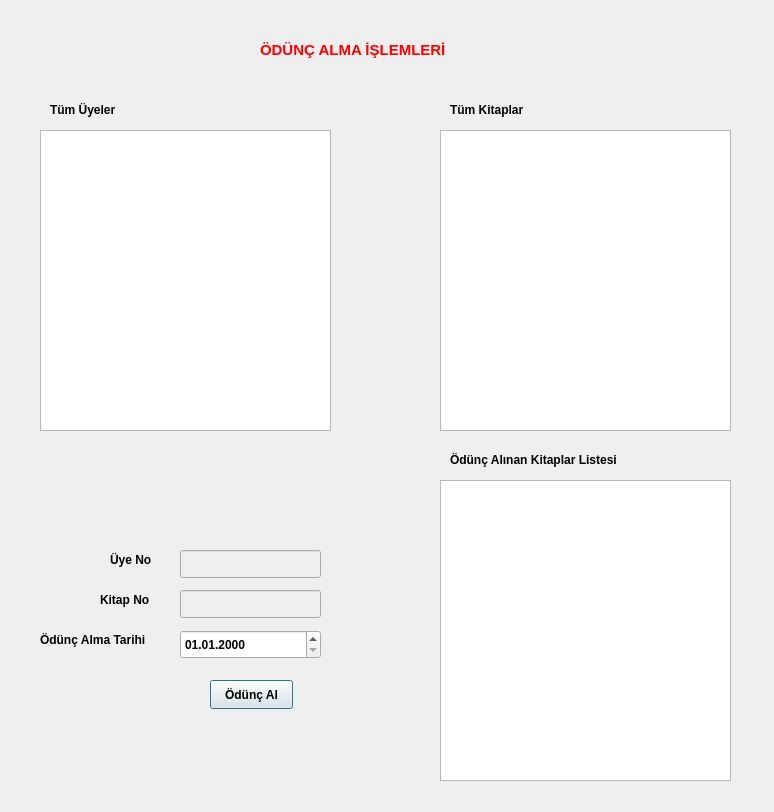
<?xml version="1.0" encoding="UTF-8"?>
<ui version="4.0">
 <class>oduncalma</class>
 <widget class="QDialog" name="oduncalma">
  <property name="geometry">
   <rect>
    <x>0</x>
    <y>0</y>
    <width>774</width>
    <height>812</height>
   </rect>
  </property>
  <property name="windowTitle">
   <string>Dialog</string>
  </property>
  <widget class="QTableView" name="tum_uyeler_tableView">
   <property name="geometry">
    <rect>
     <x>40</x>
     <y>130</y>
     <width>291</width>
     <height>301</height>
    </rect>
   </property>
  </widget>
  <widget class="QTableView" name="odunc_alinan_tableView_2">
   <property name="geometry">
    <rect>
     <x>440</x>
     <y>480</y>
     <width>291</width>
     <height>301</height>
    </rect>
   </property>
  </widget>
  <widget class="QTableView" name="tum_kitaplar_tableView_3">
   <property name="geometry">
    <rect>
     <x>440</x>
     <y>130</y>
     <width>291</width>
     <height>301</height>
    </rect>
   </property>
  </widget>
  <widget class="QLabel" name="label">
   <property name="geometry">
    <rect>
     <x>50</x>
     <y>100</y>
     <width>161</width>
     <height>20</height>
    </rect>
   </property>
   <property name="font">
    <font>
     <bold>true</bold>
    </font>
   </property>
   <property name="text">
    <string>Tüm Üyeler</string>
   </property>
  </widget>
  <widget class="QLabel" name="label_2">
   <property name="geometry">
    <rect>
     <x>450</x>
     <y>100</y>
     <width>121</width>
     <height>20</height>
    </rect>
   </property>
   <property name="font">
    <font>
     <bold>true</bold>
    </font>
   </property>
   <property name="text">
    <string>Tüm Kitaplar</string>
   </property>
  </widget>
  <widget class="QLabel" name="label_3">
   <property name="geometry">
    <rect>
     <x>450</x>
     <y>450</y>
     <width>251</width>
     <height>20</height>
    </rect>
   </property>
   <property name="font">
    <font>
     <bold>true</bold>
    </font>
   </property>
   <property name="text">
    <string>Ödünç Alınan Kitaplar Listesi</string>
   </property>
  </widget>
  <widget class="QDateEdit" name="odunc_tarih_dateEdit">
   <property name="geometry">
    <rect>
     <x>180</x>
     <y>630</y>
     <width>141</width>
     <height>29</height>
    </rect>
   </property>
   <property name="font">
    <font>
     <bold>true</bold>
    </font>
   </property>
   <property name="displayFormat">
    <string>dd.MM.yyyy</string>
   </property>
  </widget>
  <widget class="QLineEdit" name="kitap_no_lineEdit">
   <property name="enabled">
    <bool>false</bool>
   </property>
   <property name="geometry">
    <rect>
     <x>180</x>
     <y>590</y>
     <width>141</width>
     <height>28</height>
    </rect>
   </property>
   <property name="font">
    <font>
     <bold>true</bold>
    </font>
   </property>
  </widget>
  <widget class="QLineEdit" name="uye_no_lineEdit_2">
   <property name="enabled">
    <bool>false</bool>
   </property>
   <property name="geometry">
    <rect>
     <x>180</x>
     <y>550</y>
     <width>141</width>
     <height>28</height>
    </rect>
   </property>
   <property name="font">
    <font>
     <bold>true</bold>
    </font>
   </property>
  </widget>
  <widget class="QLabel" name="label_4">
   <property name="geometry">
    <rect>
     <x>110</x>
     <y>550</y>
     <width>63</width>
     <height>20</height>
    </rect>
   </property>
   <property name="font">
    <font>
     <bold>true</bold>
    </font>
   </property>
   <property name="text">
    <string>Üye No</string>
   </property>
  </widget>
  <widget class="QLabel" name="label_5">
   <property name="geometry">
    <rect>
     <x>100</x>
     <y>590</y>
     <width>71</width>
     <height>20</height>
    </rect>
   </property>
   <property name="font">
    <font>
     <bold>true</bold>
    </font>
   </property>
   <property name="text">
    <string>Kitap No</string>
   </property>
  </widget>
  <widget class="QLabel" name="label_6">
   <property name="geometry">
    <rect>
     <x>40</x>
     <y>630</y>
     <width>131</width>
     <height>20</height>
    </rect>
   </property>
   <property name="font">
    <font>
     <bold>true</bold>
    </font>
   </property>
   <property name="text">
    <string>Ödünç Alma Tarihi</string>
   </property>
  </widget>
  <widget class="QPushButton" name="odunc_al_pushButton">
   <property name="geometry">
    <rect>
     <x>210</x>
     <y>680</y>
     <width>83</width>
     <height>29</height>
    </rect>
   </property>
   <property name="font">
    <font>
     <bold>true</bold>
    </font>
   </property>
   <property name="text">
    <string>Ödünç Al</string>
   </property>
  </widget>
  <widget class="QLabel" name="label_7">
   <property name="geometry">
    <rect>
     <x>260</x>
     <y>40</y>
     <width>261</width>
     <height>20</height>
    </rect>
   </property>
   <property name="font">
    <font>
     <pointsize>11</pointsize>
     <bold>true</bold>
    </font>
   </property>
   <property name="styleSheet">
    <string notr="true">color: rgb(255, 0, 0);</string>
   </property>
   <property name="text">
    <string>ÖDÜNÇ ALMA İŞLEMLERİ</string>
   </property>
  </widget>
 </widget>
 <resources/>
 <connections/>
</ui>
